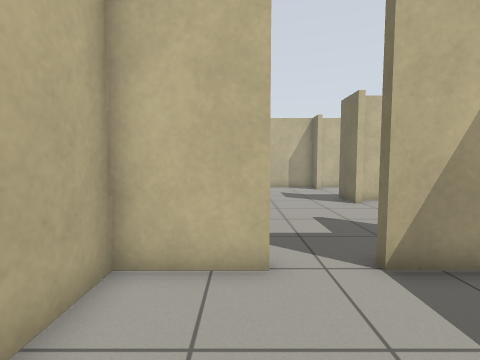
[1] (above)

17 first-person views from a walk through a world built for the Gazebo simulator. The camera is 0.94 m above the floor, tilts 4° down and sees 85° across. The floor is counted in squares, 0.5 m on a side. Each view is taken from the middle of a square. On the plan, view 1 faces up. The plan holds only what a view shows up to about 15 squares ahead; the rest is blank.

[2]
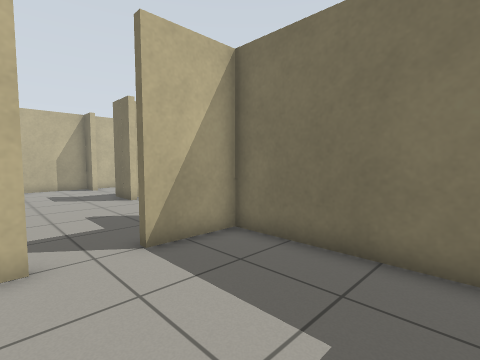

[3]
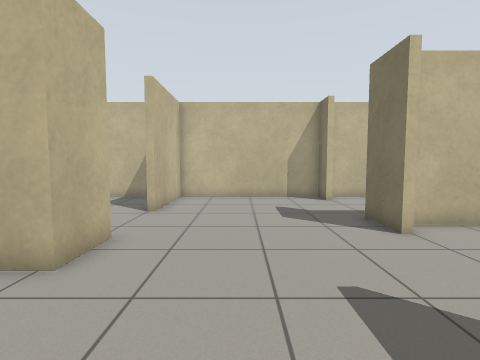

[4]
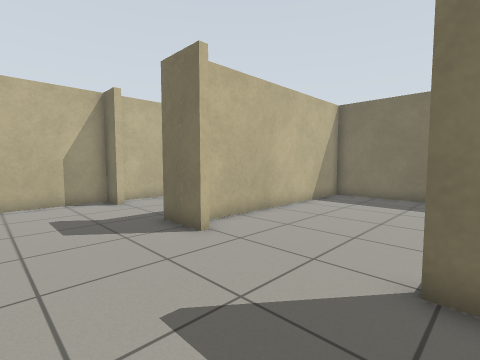

[5]
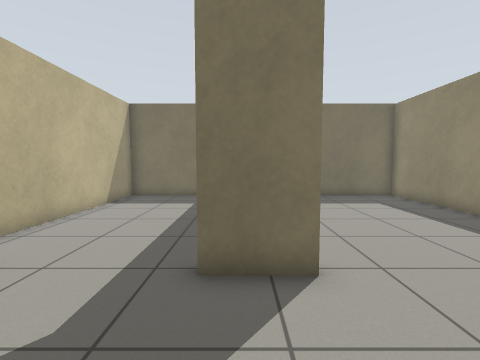

[6]
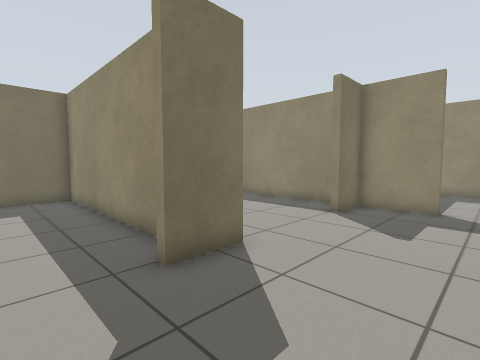

[7]
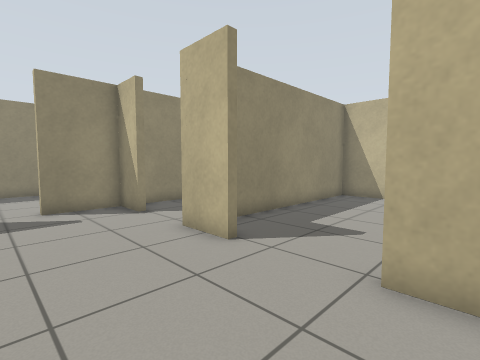

[8]
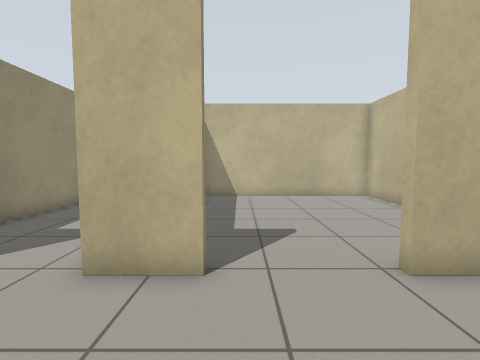

[9]
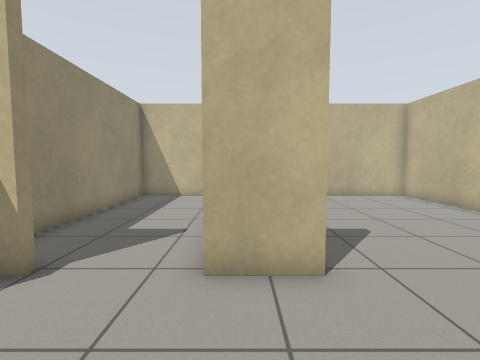

[10]
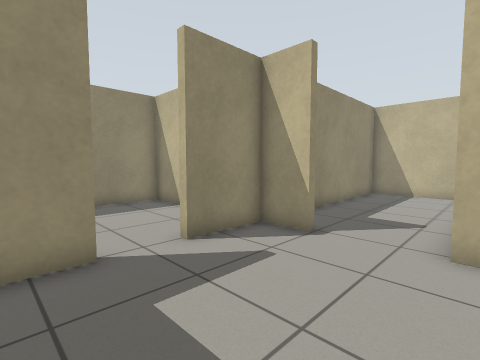

[11]
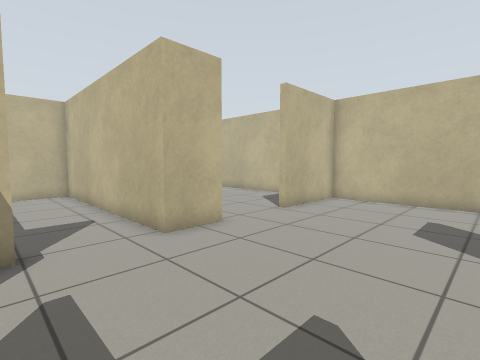

[12]
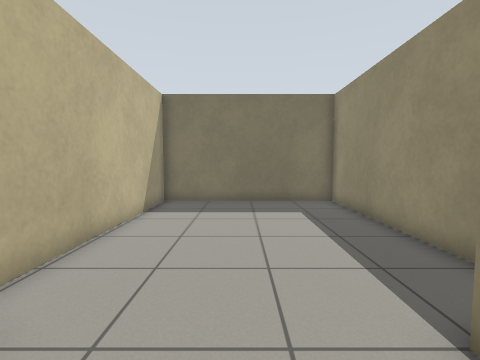

[13]
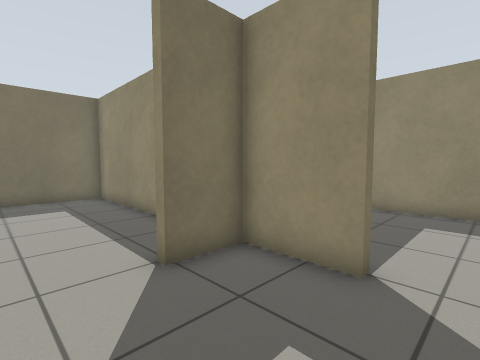

[14]
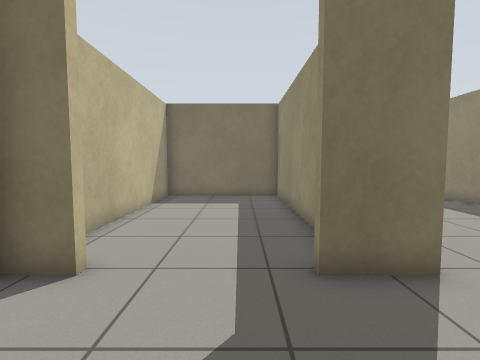

[15]
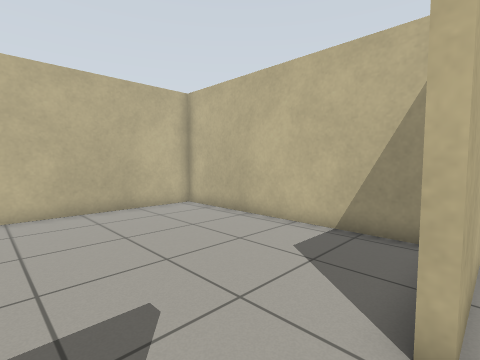

[16]
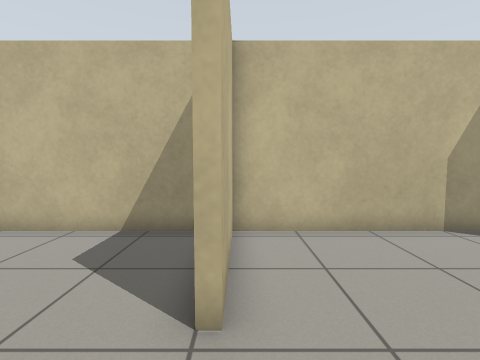

[17]
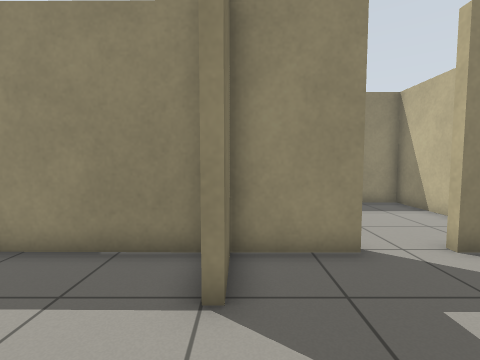

### Floor plan
Ten units are one square. View 1 is at (0, 0); x grows to the right and y downward. Boxes are objects, and circles mark ways between rooms. Rooms are numbered by the first view taken in them; rooms with no view inside come last. Other rooms are left out.
<svg viewBox="-129 -195 288 220">
<path fill="none" stroke="#000" d="M6 -44 -22 -44 -22 20 46 20M52 9 52 -44 25 -44M56 -117 52 -117 52 -137M70 -129 154 -129 154 -190 59 -190M56 -177 52 -177 52 -190 -22 -190 -22 -147M-22 -115 -22 -94M24 -47 52 -47 52 -67M-26 -64 -22 -64 -22 -47 5 -47M-31 -190 -124 -190 -124 -97 -41 -97M57 -47 154 -47 154 -126 59 -126M-22 -94 -124 -94 -124 -47 -33 -47"/>
<circle cx="15" cy="-50" r="3" fill="#2a7"/>
<circle cx="-20" cy="-130" r="3" fill="#2a7"/>
<circle cx="50" cy="-90" r="3" fill="#2a7"/>
<circle cx="-20" cy="-80" r="3" fill="#2a7"/>
<text x="10" y="-20">1</text>
<text x="40" y="-130">2</text>
<text x="-80" y="-150">3</text>
<text x="100" y="-90">4</text>
<text x="-80" y="-70">5</text>
</svg>
Room 1 opens to room 2. Room 2 opens to room 3. Room 2 opens to room 4. Room 2 opens to room 5.

Where each view was taken, in squares from view 1:
view 1: 0 up, 0 right, facing up
view 2: 1 down, 0 right, facing up-right
view 3: 5 up, 1 right, facing up
view 4: 6 up, 1 right, facing up-right
view 5: 13 up, 1 right, facing right
view 6: 16 up, 1 right, facing down-right
view 7: 16 up, 2 right, facing down-left
view 8: 12 up, 2 right, facing left
view 9: 10 up, 2 right, facing left
view 10: 10 up, 4 right, facing down-left
view 11: 6 up, 4 right, facing up-left
view 12: 9 up, 3 right, facing right
view 13: 9 up, 1 right, facing down-right
view 14: 15 up, 1 right, facing right
view 15: 12 up, 2 left, facing up-left
view 16: 12 up, 2 left, facing up
view 17: 10 up, 5 right, facing down
